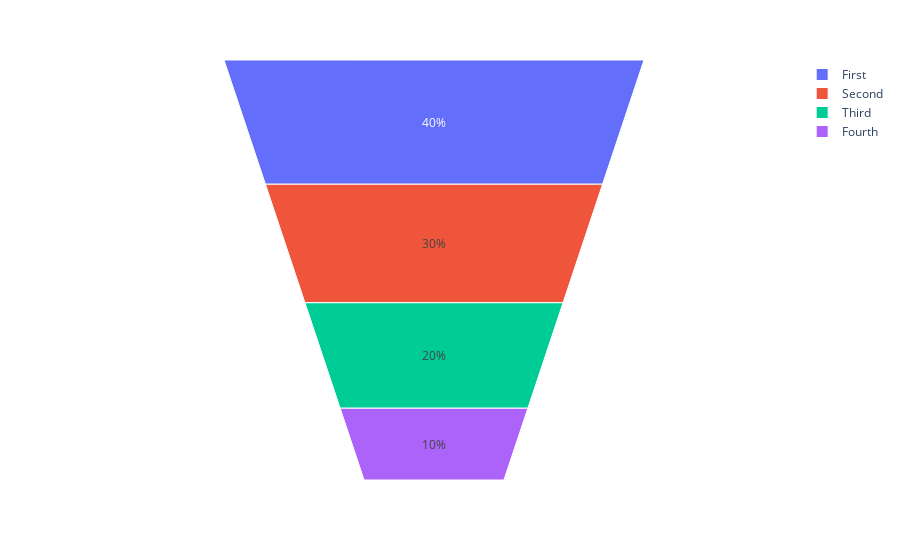

The code cell stored with this chart in its notebook:
### Code cell
import plotly.express as px

fig = px.funnel_area(names=["First","Second","Third","Fourth"],
                     values=[4,3,2,1])
fig.show()

### Figure 1 — Plotly figure (JSON) as saved in the notebook; plotly's stock layout.template omitted (floating-point values rounded to 4 significant figures)
{"data": [{"domain": {"x": [0, 1], "y": [0, 1]}, "hovertemplate": "label=%{label}<br>value=%{value}<extra></extra>", "labels": ["First", "Second", "Third", "Fourth"], "legendgroup": "", "name": "", "showlegend": true, "type": "funnelarea", "values": [4, 3, 2, 1]}], "layout": {"legend": {"tracegroupgap": 0}, "margin": {"t": 60}}}
